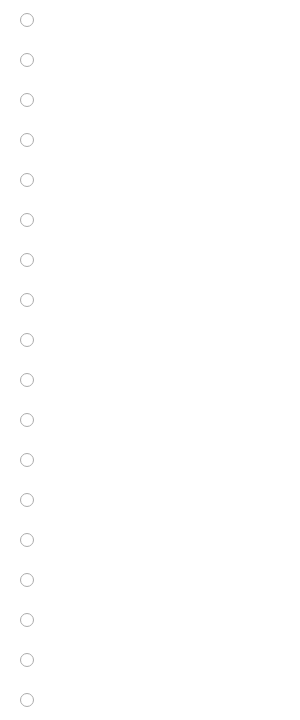
<?xml version="1.0" encoding="UTF-8"?>
<ui version="4.0">
 <class>Form</class>
 <widget class="QWidget" name="Form">
  <property name="geometry">
   <rect>
    <x>0</x>
    <y>0</y>
    <width>300</width>
    <height>720</height>
   </rect>
  </property>
  <property name="minimumSize">
   <size>
    <width>300</width>
    <height>720</height>
   </size>
  </property>
  <property name="maximumSize">
   <size>
    <width>300</width>
    <height>840</height>
   </size>
  </property>
  <property name="windowTitle">
   <string>Form</string>
  </property>
  <property name="styleSheet">
   <string notr="true">background-color: rgb(255, 255, 255);</string>
  </property>
  <widget class="QRadioButton" name="radioButton">
   <property name="geometry">
    <rect>
     <x>20</x>
     <y>0</y>
     <width>260</width>
     <height>40</height>
    </rect>
   </property>
   <property name="font">
    <font>
     <family>Consolas</family>
     <pointsize>14</pointsize>
    </font>
   </property>
   <property name="text">
    <string/>
   </property>
  </widget>
  <widget class="QRadioButton" name="radioButton_2">
   <property name="geometry">
    <rect>
     <x>20</x>
     <y>40</y>
     <width>260</width>
     <height>40</height>
    </rect>
   </property>
   <property name="font">
    <font>
     <family>Consolas</family>
     <pointsize>14</pointsize>
    </font>
   </property>
   <property name="text">
    <string/>
   </property>
  </widget>
  <widget class="QRadioButton" name="radioButton_3">
   <property name="geometry">
    <rect>
     <x>20</x>
     <y>80</y>
     <width>260</width>
     <height>40</height>
    </rect>
   </property>
   <property name="font">
    <font>
     <family>Consolas</family>
     <pointsize>14</pointsize>
     <weight>50</weight>
     <italic>false</italic>
     <bold>false</bold>
    </font>
   </property>
   <property name="styleSheet">
    <string notr="true">font: 14pt &quot;Consolas&quot;;</string>
   </property>
   <property name="text">
    <string/>
   </property>
  </widget>
  <widget class="QRadioButton" name="radioButton_4">
   <property name="geometry">
    <rect>
     <x>20</x>
     <y>120</y>
     <width>260</width>
     <height>40</height>
    </rect>
   </property>
   <property name="styleSheet">
    <string notr="true">font: 14pt &quot;Consolas&quot;;</string>
   </property>
   <property name="text">
    <string/>
   </property>
  </widget>
  <widget class="QRadioButton" name="radioButton_5">
   <property name="geometry">
    <rect>
     <x>20</x>
     <y>160</y>
     <width>260</width>
     <height>40</height>
    </rect>
   </property>
   <property name="styleSheet">
    <string notr="true">font: 14pt &quot;Consolas&quot;;</string>
   </property>
   <property name="text">
    <string/>
   </property>
  </widget>
  <widget class="QRadioButton" name="radioButton_6">
   <property name="geometry">
    <rect>
     <x>20</x>
     <y>200</y>
     <width>260</width>
     <height>40</height>
    </rect>
   </property>
   <property name="styleSheet">
    <string notr="true">font: 14pt &quot;Consolas&quot;;</string>
   </property>
   <property name="text">
    <string/>
   </property>
  </widget>
  <widget class="QRadioButton" name="radioButton_7">
   <property name="geometry">
    <rect>
     <x>20</x>
     <y>240</y>
     <width>260</width>
     <height>40</height>
    </rect>
   </property>
   <property name="styleSheet">
    <string notr="true">font: 14pt &quot;Consolas&quot;;</string>
   </property>
   <property name="text">
    <string/>
   </property>
  </widget>
  <widget class="QRadioButton" name="radioButton_8">
   <property name="geometry">
    <rect>
     <x>20</x>
     <y>280</y>
     <width>260</width>
     <height>40</height>
    </rect>
   </property>
   <property name="styleSheet">
    <string notr="true">font: 14pt &quot;Consolas&quot;;</string>
   </property>
   <property name="text">
    <string/>
   </property>
  </widget>
  <widget class="QRadioButton" name="radioButton_9">
   <property name="geometry">
    <rect>
     <x>20</x>
     <y>320</y>
     <width>260</width>
     <height>40</height>
    </rect>
   </property>
   <property name="styleSheet">
    <string notr="true">font: 14pt &quot;Consolas&quot;;</string>
   </property>
   <property name="text">
    <string/>
   </property>
  </widget>
  <widget class="QRadioButton" name="radioButton_10">
   <property name="geometry">
    <rect>
     <x>20</x>
     <y>360</y>
     <width>260</width>
     <height>40</height>
    </rect>
   </property>
   <property name="styleSheet">
    <string notr="true">font: 14pt &quot;Consolas&quot;;</string>
   </property>
   <property name="text">
    <string/>
   </property>
  </widget>
  <widget class="QRadioButton" name="radioButton_11">
   <property name="geometry">
    <rect>
     <x>20</x>
     <y>400</y>
     <width>260</width>
     <height>40</height>
    </rect>
   </property>
   <property name="styleSheet">
    <string notr="true">font: 14pt &quot;Consolas&quot;;</string>
   </property>
   <property name="text">
    <string/>
   </property>
  </widget>
  <widget class="QRadioButton" name="radioButton_12">
   <property name="geometry">
    <rect>
     <x>20</x>
     <y>440</y>
     <width>260</width>
     <height>40</height>
    </rect>
   </property>
   <property name="styleSheet">
    <string notr="true">font: 14pt &quot;Consolas&quot;;</string>
   </property>
   <property name="text">
    <string/>
   </property>
  </widget>
  <widget class="QRadioButton" name="radioButton_13">
   <property name="geometry">
    <rect>
     <x>20</x>
     <y>480</y>
     <width>260</width>
     <height>40</height>
    </rect>
   </property>
   <property name="styleSheet">
    <string notr="true">font: 14pt &quot;Consolas&quot;;</string>
   </property>
   <property name="text">
    <string/>
   </property>
  </widget>
  <widget class="QRadioButton" name="radioButton_14">
   <property name="geometry">
    <rect>
     <x>20</x>
     <y>520</y>
     <width>260</width>
     <height>40</height>
    </rect>
   </property>
   <property name="styleSheet">
    <string notr="true">font: 14pt &quot;Consolas&quot;;</string>
   </property>
   <property name="text">
    <string/>
   </property>
  </widget>
  <widget class="QRadioButton" name="radioButton_15">
   <property name="geometry">
    <rect>
     <x>20</x>
     <y>560</y>
     <width>260</width>
     <height>40</height>
    </rect>
   </property>
   <property name="styleSheet">
    <string notr="true">font: 14pt &quot;Consolas&quot;;</string>
   </property>
   <property name="text">
    <string/>
   </property>
  </widget>
  <widget class="QRadioButton" name="radioButton_16">
   <property name="geometry">
    <rect>
     <x>20</x>
     <y>600</y>
     <width>260</width>
     <height>40</height>
    </rect>
   </property>
   <property name="styleSheet">
    <string notr="true">font: 14pt &quot;Consolas&quot;;</string>
   </property>
   <property name="text">
    <string/>
   </property>
  </widget>
  <widget class="QRadioButton" name="radioButton_17">
   <property name="geometry">
    <rect>
     <x>20</x>
     <y>640</y>
     <width>260</width>
     <height>40</height>
    </rect>
   </property>
   <property name="styleSheet">
    <string notr="true">font: 14pt &quot;Consolas&quot;;</string>
   </property>
   <property name="text">
    <string/>
   </property>
  </widget>
  <widget class="QRadioButton" name="radioButton_18">
   <property name="geometry">
    <rect>
     <x>20</x>
     <y>680</y>
     <width>260</width>
     <height>40</height>
    </rect>
   </property>
   <property name="styleSheet">
    <string notr="true">font: 14pt &quot;Consolas&quot;;</string>
   </property>
   <property name="text">
    <string/>
   </property>
  </widget>
 </widget>
 <resources/>
 <connections/>
</ui>
